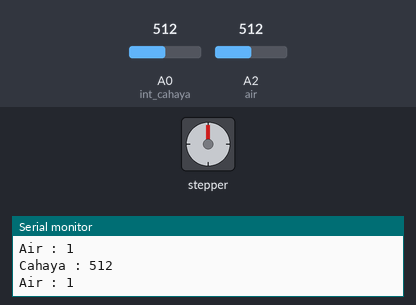
The sketch below on a simulated Arduino Uno, built with avr-gcc and run on an emulated ATmega328P. Parts: stepper motor, the last lines printed to the serial monitor. Inputs (shaded band) come from the test bench; at power-on: A0 (int_cahaya) = 512, A2 (air) = 512. Stepper angles assume 4096 steps per turn.

Above: at 1.2 s.
1.3 s: A0 (int_cahaya) set to 987
4.3 s: A0 (int_cahaya) set to 1014
7.3 s: A0 (int_cahaya) set to 11
8.8 s: A0 (int_cahaya) set to 8
11.8 s: A2 (air) set to 673
13.3 s: A2 (air) set to 697
At 14.07 s:
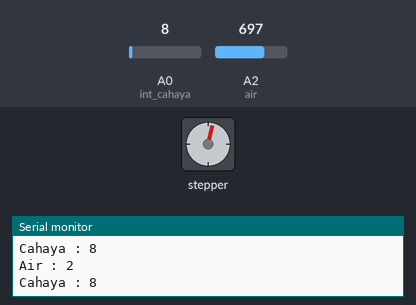
At 14.7 s:
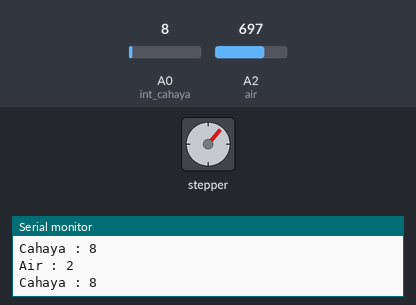
Timing chart, 0 to 19.5 s (numbered marks = the images above; inputs shaded):
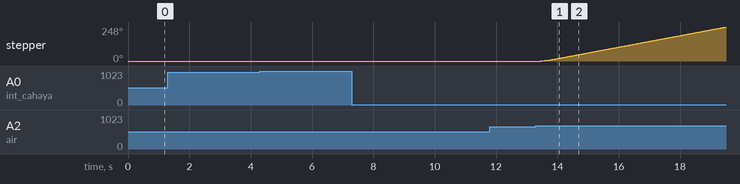

Measured:
- the behaviour switches between 682 and 683 on A2 (air) (found by bisection; images 0 and 1)
- after the input at 13.3 s, stepper: keeps turning clockwise at about 41°/s, starting after 0.15 s

The sketch:

codingan.ino
```cpp
#include <AccelStepper.h>
#define motorPin1 8
#define motorPin2 9
#define motorPin3 10
#define motorPin4 11
#define MotorInterfaceType 8
int int_cahaya = A0;
int air = A2;
AccelStepper stepper = AccelStepper(MotorInterfaceType,
motorPin1, motorPin3, motorPin2, motorPin4);
const int bawah=0;
const int atas=1024;
void setup() {
    pinMode(int_cahaya,INPUT);
    pinMode(air,INPUT);
  stepper.setMaxSpeed(500);
    stepper.setAcceleration(900);
    Serial.begin(9600);
}

void loop() {
  int data_air=analogRead(air);
  int range=map(data_air,bawah,atas,0,3);
  int cahaya=analogRead(int_cahaya);
  Serial.print("Air : ");
  Serial.println(range);
  Serial.print("Cahaya : ");
  Serial.println(cahaya);
  if((cahaya<=110)&&(range==2))
  { stepper.runToNewPosition(10050); }
  else
  { stepper.runToNewPosition(0); }
 }
```
